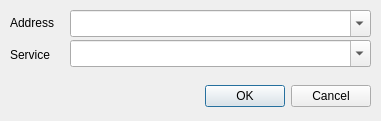
<?xml version="1.0" encoding="UTF-8"?>
<ui version="4.0">
 <class>NewFwRuleDlg</class>
 <widget class="QDialog" name="NewFwRuleDlg">
  <property name="windowModality">
   <enum>Qt::NonModal</enum>
  </property>
  <property name="geometry">
   <rect>
    <x>0</x>
    <y>0</y>
    <width>381</width>
    <height>121</height>
   </rect>
  </property>
  <property name="windowTitle">
   <string>New Address</string>
  </property>
  <property name="modal">
   <bool>true</bool>
  </property>
  <widget class="QDialogButtonBox" name="buttonBox">
   <property name="geometry">
    <rect>
     <x>10</x>
     <y>80</y>
     <width>361</width>
     <height>32</height>
    </rect>
   </property>
   <property name="orientation">
    <enum>Qt::Horizontal</enum>
   </property>
   <property name="standardButtons">
    <set>QDialogButtonBox::Cancel|QDialogButtonBox::Ok</set>
   </property>
  </widget>
  <widget class="QLabel" name="label_2">
   <property name="geometry">
    <rect>
     <x>10</x>
     <y>14</y>
     <width>62</width>
     <height>17</height>
    </rect>
   </property>
   <property name="text">
    <string>Address</string>
   </property>
  </widget>
  <widget class="QLabel" name="label_4">
   <property name="geometry">
    <rect>
     <x>10</x>
     <y>44</y>
     <width>61</width>
     <height>21</height>
    </rect>
   </property>
   <property name="text">
    <string>Service</string>
   </property>
  </widget>
  <widget class="QComboBox" name="serviceComboBox">
   <property name="geometry">
    <rect>
     <x>70</x>
     <y>40</y>
     <width>301</width>
     <height>27</height>
    </rect>
   </property>
   <property name="editable">
    <bool>true</bool>
   </property>
  </widget>
  <widget class="QComboBox" name="addressComboBox">
   <property name="geometry">
    <rect>
     <x>70</x>
     <y>10</y>
     <width>301</width>
     <height>27</height>
    </rect>
   </property>
   <property name="editable">
    <bool>true</bool>
   </property>
  </widget>
 </widget>
 <tabstops>
  <tabstop>addressComboBox</tabstop>
  <tabstop>serviceComboBox</tabstop>
  <tabstop>buttonBox</tabstop>
 </tabstops>
 <resources/>
 <connections>
  <connection>
   <sender>buttonBox</sender>
   <signal>accepted()</signal>
   <receiver>NewFwRuleDlg</receiver>
   <slot>accept()</slot>
   <hints>
    <hint type="sourcelabel">
     <x>370</x>
     <y>94</y>
    </hint>
    <hint type="destinationlabel">
     <x>157</x>
     <y>120</y>
    </hint>
   </hints>
  </connection>
  <connection>
   <sender>buttonBox</sender>
   <signal>rejected()</signal>
   <receiver>NewFwRuleDlg</receiver>
   <slot>reject()</slot>
   <hints>
    <hint type="sourcelabel">
     <x>370</x>
     <y>100</y>
    </hint>
    <hint type="destinationlabel">
     <x>286</x>
     <y>120</y>
    </hint>
   </hints>
  </connection>
 </connections>
</ui>
